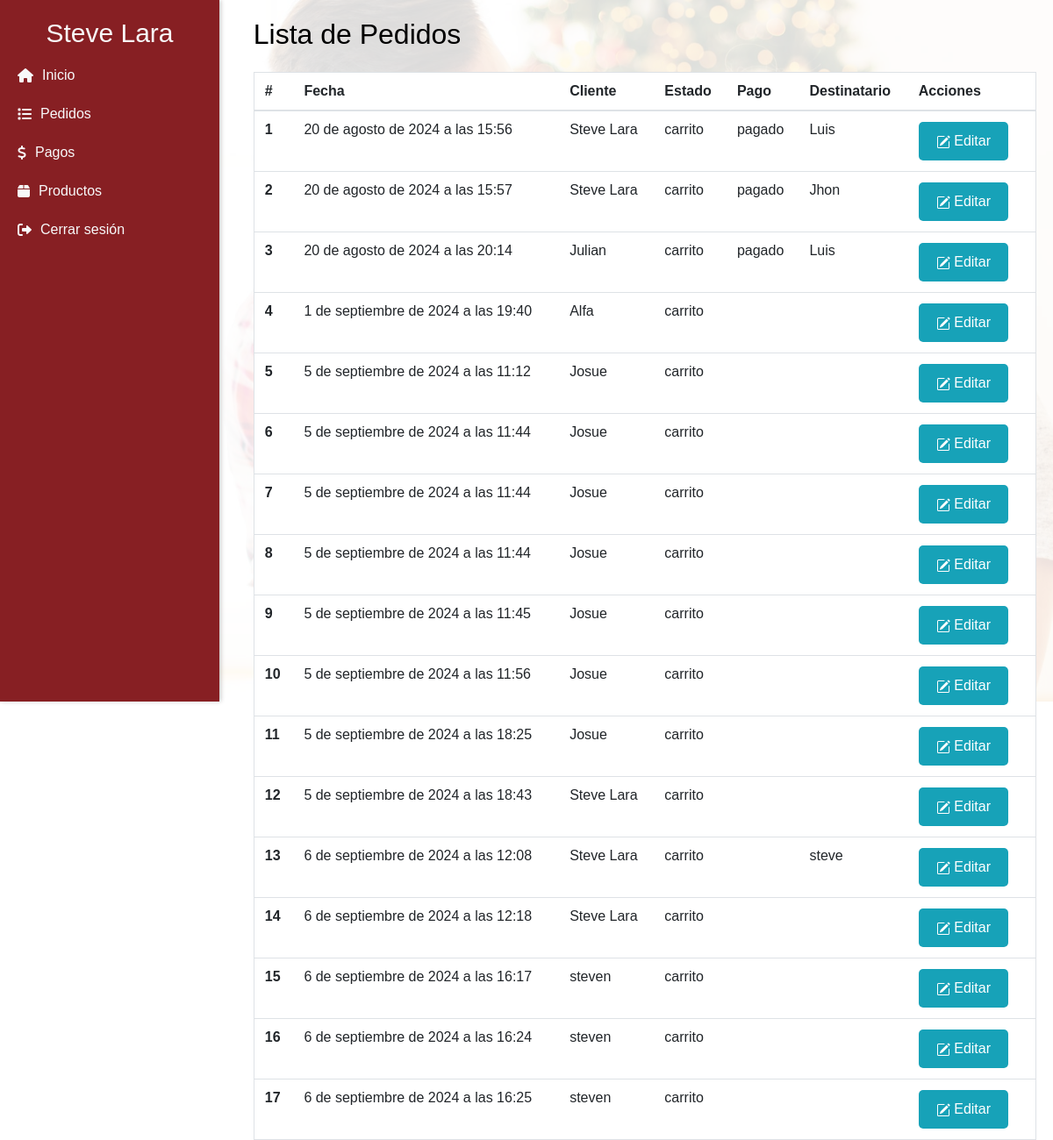
The page /pedidos (signed in) on the database as committed earlier.
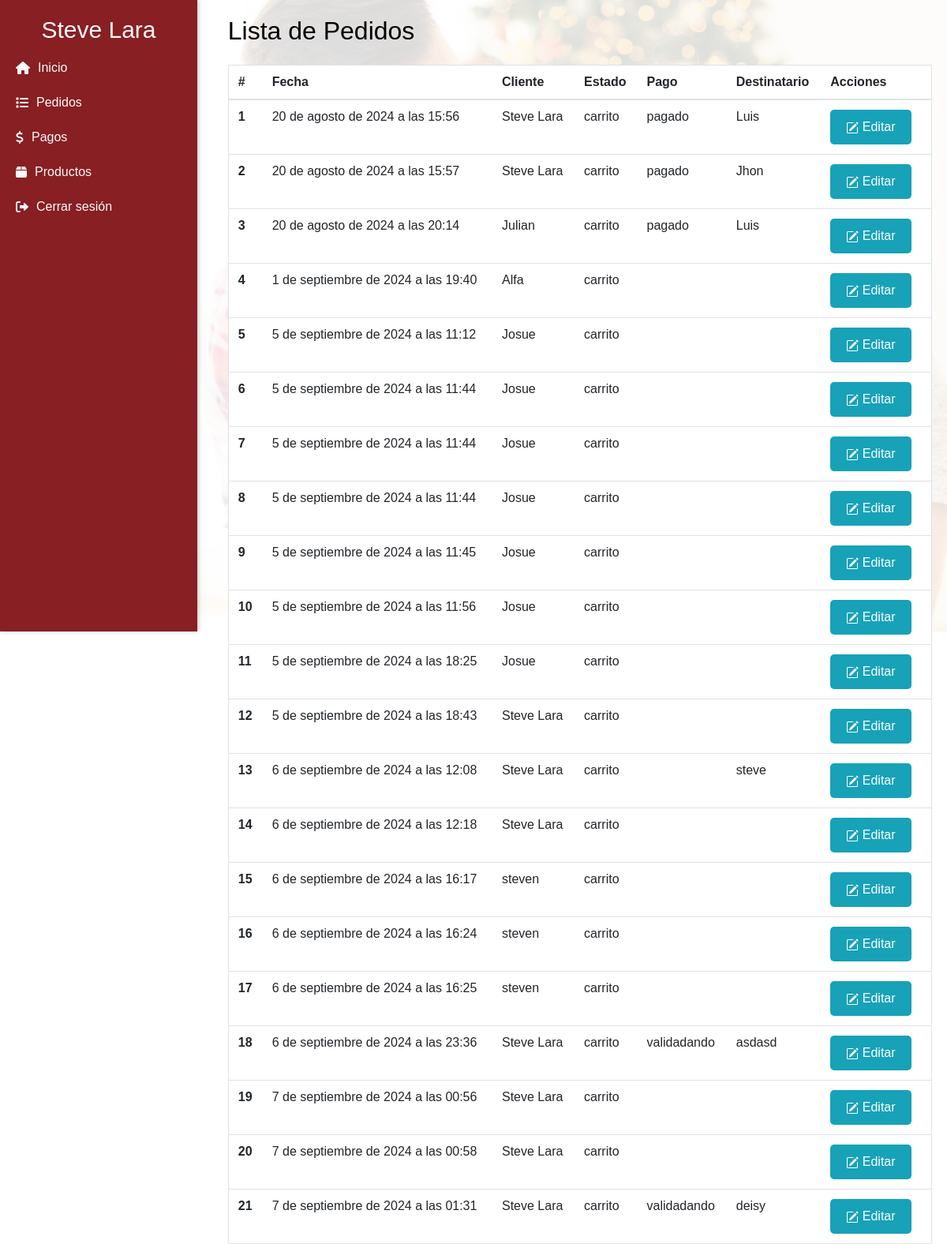
The same page on the database as committed later.
### pedidos/models.py (models this page shows, shortened)
class Pedido(models.Model):
    OPC_ESTADO_PEDIDO = [("carrito", "Carrito"),("enviado", "Enviado"),("entregado", "Entregado")]
    estado = models.CharField(max_length=15, choices=OPC_ESTADO_PEDIDO, default="carrito")
    fecha = models.DateTimeField(auto_now_add=True)
    cliente = models.ForeignKey(Cliente, on_delete=models.CASCADE, related_name="clientes", null=True, blank=True)
    pago = models.ForeignKey(Pago, on_delete=models.CASCADE, related_name="pagos", null=True, blank=True)
    destinatario = models.ForeignKey(Destinatario, on_delete=models.CASCADE, related_name="destinatarios", null=True, blank=True)

class Cliente(models.Model):
    nombre = models.CharField(max_length=50)
    cedula = models.CharField(max_length=10)
    email = models.EmailField()
    telefono = models.CharField(max_length=10)
    ciudad = models.CharField(max_length=30)
    direccion = models.TextField(max_length=200)
    user = models.OneToOneField(User, related_name='cliente', on_delete=models.CASCADE, null=True, blank=True, unique=True)
    class Meta:
        db_table = 'cliente'

class Pago(models.Model):
    OPC_METODO = [("transferencia", "Transferencia"),("deposito", "Deposito")]
    OPC_ESTADO_PAGO = [("pagado", "Pagado"),("validando", "Validando")]
    metodo = models.CharField(max_length=50, choices=OPC_METODO)
    estado = models.CharField(max_length=50, choices=OPC_ESTADO_PAGO, default="validadando")
    comprobante = models.ImageField(upload_to='media/comprobantes/', default='comprobantes/comprobante-default.jpg',  null=True, blank=True)       #Cambiar que se puede enviar vacio

class Destinatario(models.Model):
    nombre = models.CharField(max_length=50)
    telefono = models.CharField(max_length=10)
    ciudad = models.CharField(max_length=30)
    direccion = models.TextField(max_length=200)
    user = models.ForeignKey(User, on_delete=models.CASCADE, null=True, blank=True)

### pedidos/views.py (the view)
# urls.py: path('pedidos', pedidos, name='pedidos'),                                                           #Visualizar
@staff_member_required
def pedidos(request):
    pedidos = Pedido.objects.all()
    productos = Producto.objects.all()
    contenido = {
        'pedidos': pedidos,
        'cliente': request.cliente,  # Llama al cliente del middleware
        'productos': productos,
    }
    return render(request, 'pedidos/listado.html', contenido)

### templates/pedidos/listado.html (shortened to what this page needs)
<link href="https://cdn.jsdelivr.net/npm/bootstrap@5.3.0/dist/css/bootstrap.min.css" rel="stylesheet">
{% extends 'menu.html' %}
{% block content %}
  <div class="info-cliente">
    <h2 class="mb-4">Lista de Pedidos</h2>
    <table class="table">
      <thead>
        <tr>
          <th scope="col">#</th>
          <th scope="col">Fecha</th>
          <th scope="col">Cliente</th>
          <th scope="col">Estado</th>
          <th scope="col">Pago</th>
          <th scope="col">Destinatario </th>
          <th scope="col">Acciones </th>
        </tr>
      </thead>
      <tbody>
        {% for pedido in pedidos %}
        <tr>
          <th scope="row" data-label="#">{{ forloop.counter }}</th>
          <td data-label="Fecha">{{ pedido.fecha }}</td>
          <td data-label="Cliente">{{ pedido.cliente.nombre }}</td>
          <td data-label="Estado">{{ pedido.estado }}</td>
          <td data-label="Pago">{{ pedido.pago.estado }}</td>
          <td data-label="Destinatario">{{ pedido.destinatario.nombre }}</td>
          <td>
            <a href="{% url 'detalle_pedido' pedido.id %}" class="btn btn-info btn-sm">
              Editar</a>
          </td>
        </tr>
        {% endfor %}
      </tbody>
    </table>
  </div>
{% endblock %}

Rows that differ between the two databases and show on the page:
added Pedido: fecha "6 de septiembre de 2024 a las 23:36", cliente.nombre "Steve Lara", estado "carrito", pago.estado "validadando", destinatario.nombre "asdasd"
added Pedido: fecha "7 de septiembre de 2024 a las 00:56", cliente.nombre "Steve Lara", estado "carrito"
added Pedido: fecha "7 de septiembre de 2024 a las 00:58", cliente.nombre "Steve Lara", estado "carrito"
added Pedido: fecha "7 de septiembre de 2024 a las 01:31", cliente.nombre "Steve Lara", estado "carrito", pago.estado "validadando", destinatario.nombre "deisy"
